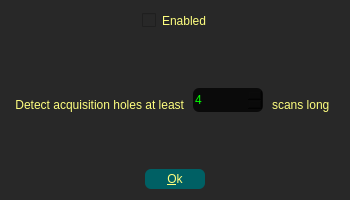
<?xml version="1.0" encoding="UTF-8"?>
<ui version="4.0">
 <author>Giuseppe Massimo Bertani</author>
 <class>afFreezeDetect</class>
 <widget class="QDialog" name="afFreezeDetect">
  <property name="windowModality">
   <enum>Qt::WindowModal</enum>
  </property>
  <property name="geometry">
   <rect>
    <x>0</x>
    <y>0</y>
    <width>350</width>
    <height>200</height>
   </rect>
  </property>
  <property name="minimumSize">
   <size>
    <width>350</width>
    <height>200</height>
   </size>
  </property>
  <property name="maximumSize">
   <size>
    <width>350</width>
    <height>200</height>
   </size>
  </property>
  <property name="windowTitle">
   <string>FreezeDetect  attribute filter parameters</string>
  </property>
  <property name="styleSheet">
   <string notr="true">/******************************************************************************

    Echoes Data Browser (Ebrow) is a data navigation and report generation
    tool for Echoes.
    Echoes is a RF spectrograph for SDR devices designed for meteor scatter.
    
    Both copyright (C) 2018-2025
    Giuseppe Massimo Bertani gm_bertani(a)yahoo.it

    This program is free software: you can redistribute it and/or modify
    it under the terms of the GNU General Public License as published by
    the Free Software Foundation, version 3 of the License.

    This program is distributed in the hope that it will be useful,
    but WITHOUT ANY WARRANTY; without even the implied warranty of
    MERCHANTABILITY or FITNESS FOR A PARTICULAR PURPOSE.  See the
    GNU General Public License for more details.

    You should have received a copy of the GNU General Public License
    along with this program.  If not, http://www.gnu.org/copyleft/gpl.html


********************************************************************************/

/* default colors and font for all the widgets */
QWindow {

    border-radius: 6px; 
    border: 1px solid rgb(127, 127, 127);
} 

QMessageBox {

    border-radius: 6px; 
    border: 0px solid rgb(127, 127, 127);
} 

QWidget, QWidget * {
    background-color: rgb(40, 40, 40);
    font: 87 8pt &quot;Gauge&quot;;
    color:rgb(255, 255, 127);
    border-radius: 6px; 
    border: 0px solid rgb(40, 40, 40); /* invisible border */
} 

QWidget::disabled {
    background-color: rgb(40, 40, 40);
    font: 8pt &quot;Gauge&quot;;
    color:rgb(127, 127, 127);
    border-radius: 6px;
    border: 1px solid rgb(127, 127, 127); /* visible border */
}


QTabWidget, QGroupBox {
    background-color: rgb(40, 40, 40);
    color:rgb(255, 255, 127);
    border-radius: 6px; 
    border: 1px solid rgb(148, 148, 0);  /* yellow border */
    margin: 3px;
}

QListWidget, QListView, QTableView, QTableWidget, QScrollArea {
    border: 1px solid rgb(148, 148, 0);  /* yellow border */
     show-decoration-selected: 1; 		 /* make the selection span the entire width of the view */

}

QCheckBox:disabled {
	border: none;
}

QCheckBox:enabled {
	border: yellow;
}

QLabel {
	margin: 0 0;
}

QLabel:disabled {
	border: none;
}


QListWidget::item:selected:active {
    color: black;
	font-weight: bold;
    background-color: yellow;
}

QListWidget::item:selected:!active  {
    color:rgb(255, 255, 127);
    background-color: green; /*rgb(40, 40, 40);*/
	font-weight: normal;
}

QListWidget::item:normal  {
    color:rgb(255, 255, 127);
    background-color: rgb(40, 40, 40);
	font-weight: normal;
}


QTableView, QTableWidget {
    alternate-background-color: rgb(60, 60, 60);
    color:rgb(255, 255, 127);
    gridline-color:  rgb(156, 156, 156);
    border-radius: 4px;
}

QGroupBox, QLabel {
    margin-top: 10px;
    
}

QTabBar::tab {
    background: rgb(0, 96, 100);
    min-width: 120px;
}

QTabBar::tab:disabled {
    color: grey;
    background: rgb(34, 34, 51);
}

QTabBar::tab:enabled {
    background: rgb(34, 34, 51);
}

QTabBar::tab:selected {
    background: rgb(0, 96, 250);
}

QHeaderView::section {
     background-color:  rgb(230, 230, 230);
     color: rgb(20, 20, 20);
} 

QGroupBox::title {
    subcontrol-origin: margin;
    subcontrol-position: top center; /* position at the top center */
    padding: 0 3px;
}

/* personalization for input widgets */
QLineEdit, QPlainTextEdit, QDateTimeEdit, QAbstractSpinBox, QComboBox, QLCDNumber {
    background-color: rgb(10, 10, 10); 
    color: rgb(0, 255, 0);
    selection-background-color: rgb(85, 85, 255);
    selection-color: rgb(0, 255, 255);
    border-radius: 6px; 

}

/* tooltips cannot be tuned by QtDesigner, it must be done explicitly by application */
QToolTip {
    background: blue;
    color: yellow;
    border: 1px;
    font: 8pt &quot;Arial&quot;;
}

QPushButton {
    background-color:  rgb(0, 96, 100);
    min-height: 20px;
    min-width: 60px;
    text-align: center;
}

QToolButton {
    background-color:  rgb(0, 96, 100);
    min-height: 24px;
    min-width: 32px
}

QPushButton::pressed {
    background-color:  red;
    min-height: 24px;
    min-width: 32px
}

QToolButton::pressed {
    background-color:  red;
    min-height: 24px;
    min-width: 32px
}








/*
QSlider::groove:vertical {
    background: black;
    position: absolute;
    left: 2px; right: 2px;
}



QSlider::handle:vertical {
    height: 20px;
    width: 30px;
    background: qlineargradient(x1:0, y1:0, x2:3, y2:1, stop:0 grey, stop:1 white);
    margin: 0 -20px; 
    border: 2px  qlineargradient(x1:0, y1:0, x2:3, y2:1, stop:0 white, stop:1 grey);
    border-radius: 4px;
}

QSlider::groove:horizontal {
    background: black;
    position: absolute;
    top: 1px; bottom: 1px;
}
*/
QSlider::handle:horizontal {
    height: 30px;
    width: 20px;
    background: qlineargradient(x1:0, y1:0, x2:3, y2:1, stop:0 grey, stop:1 white);
    margin: 0 -20px; /* expand outside the groove */
    border: 2px  qlineargradient(x1:0, y1:0, x2:3, y2:1,  stop:0 white, stop:1 grey);
    border-radius: 4px;
}
</string>
  </property>
  <property name="sizeGripEnabled">
   <bool>true</bool>
  </property>
  <property name="modal">
   <bool>true</bool>
  </property>
  <layout class="QVBoxLayout" name="verticalLayout">
   <item>
    <layout class="QHBoxLayout" name="horizontalLayout_2">
     <item>
      <spacer name="horizontalSpacer">
       <property name="orientation">
        <enum>Qt::Horizontal</enum>
       </property>
       <property name="sizeHint" stdset="0">
        <size>
         <width>40</width>
         <height>20</height>
        </size>
       </property>
      </spacer>
     </item>
     <item>
      <widget class="QCheckBox" name="chkEnabled">
       <property name="toolTip">
        <string>Enbling this filter will be uneffective</string>
       </property>
       <property name="text">
        <string>Enabled</string>
       </property>
      </widget>
     </item>
     <item>
      <spacer name="horizontalSpacer_2">
       <property name="orientation">
        <enum>Qt::Horizontal</enum>
       </property>
       <property name="sizeHint" stdset="0">
        <size>
         <width>40</width>
         <height>20</height>
        </size>
       </property>
      </spacer>
     </item>
    </layout>
   </item>
   <item>
    <spacer name="verticalSpacer_2">
     <property name="orientation">
      <enum>Qt::Vertical</enum>
     </property>
     <property name="sizeHint" stdset="0">
      <size>
       <width>20</width>
       <height>41</height>
      </size>
     </property>
    </spacer>
   </item>
   <item>
    <layout class="QHBoxLayout" name="horizontalLayout_3">
     <item>
      <widget class="QLabel" name="label">
       <property name="text">
        <string>Detect acquisition holes at least</string>
       </property>
       <property name="alignment">
        <set>Qt::AlignRight|Qt::AlignTrailing|Qt::AlignVCenter</set>
       </property>
      </widget>
     </item>
     <item>
      <widget class="QSpinBox" name="sbMultiplier">
       <property name="minimumSize">
        <size>
         <width>48</width>
         <height>24</height>
        </size>
       </property>
       <property name="minimum">
        <number>2</number>
       </property>
       <property name="value">
        <number>4</number>
       </property>
      </widget>
     </item>
     <item>
      <widget class="QLabel" name="label_2">
       <property name="text">
        <string>scans long</string>
       </property>
       <property name="alignment">
        <set>Qt::AlignLeading|Qt::AlignLeft|Qt::AlignVCenter</set>
       </property>
      </widget>
     </item>
    </layout>
   </item>
   <item>
    <spacer name="verticalSpacer">
     <property name="orientation">
      <enum>Qt::Vertical</enum>
     </property>
     <property name="sizeHint" stdset="0">
      <size>
       <width>20</width>
       <height>40</height>
      </size>
     </property>
    </spacer>
   </item>
   <item>
    <layout class="QHBoxLayout" name="horizontalLayout">
     <item>
      <spacer name="horizontalSpacer_3">
       <property name="orientation">
        <enum>Qt::Horizontal</enum>
       </property>
       <property name="sizeHint" stdset="0">
        <size>
         <width>40</width>
         <height>20</height>
        </size>
       </property>
      </spacer>
     </item>
     <item>
      <widget class="QPushButton" name="pbOk">
       <property name="minimumSize">
        <size>
         <width>60</width>
         <height>20</height>
        </size>
       </property>
       <property name="maximumSize">
        <size>
         <width>200</width>
         <height>32</height>
        </size>
       </property>
       <property name="toolTip">
        <string>Press here to close the dialog</string>
       </property>
       <property name="text">
        <string>&amp;Ok</string>
       </property>
       <property name="icon">
        <iconset>
         <normaloff>resources/icons/mail-filters-apply.png</normaloff>resources/icons/mail-filters-apply.png</iconset>
       </property>
      </widget>
     </item>
     <item>
      <spacer name="horizontalSpacer_4">
       <property name="orientation">
        <enum>Qt::Horizontal</enum>
       </property>
       <property name="sizeHint" stdset="0">
        <size>
         <width>40</width>
         <height>20</height>
        </size>
       </property>
      </spacer>
     </item>
    </layout>
   </item>
  </layout>
 </widget>
 <resources/>
 <connections/>
 <designerdata>
  <property name="gridDeltaX">
   <number>20</number>
  </property>
  <property name="gridDeltaY">
   <number>20</number>
  </property>
  <property name="gridSnapX">
   <bool>true</bool>
  </property>
  <property name="gridSnapY">
   <bool>true</bool>
  </property>
  <property name="gridVisible">
   <bool>true</bool>
  </property>
 </designerdata>
</ui>
